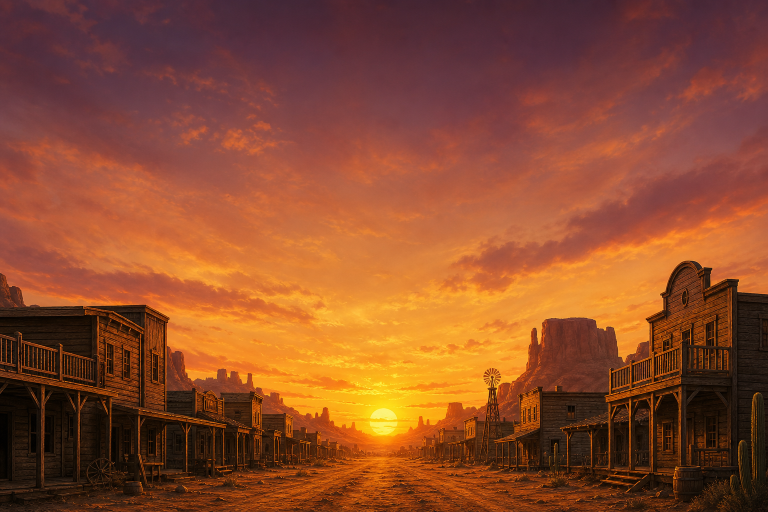
#> input picture assets/images/image/title_hero_menu.png, 1536 x 1024 px (shown at 1/2 size)
$ python -i make_marketing_shots.py   (imports and definitions only)
#> lines starting #> are read from the running program, lines starting #| are printed output that depends on the picture
#> further down, picture is the input picture: PIL image 1536x1024 RGB; mean R, G, B 139.6, 75.5, 44.4
#!/usr/bin/env python3
"""App Store 스크린샷 — 상단 큰 멘트 + 아래 잘리지 않은 게임 화면.

출력 크기 (App Store Connect가 받는 값만):
  6.7"  1284×2778
  6.5"  1242×2688
"""
import os
import shutil
import sys
from PIL import Image, ImageDraw, ImageFont, ImageFilter

ROOT = os.path.dirname(os.path.dirname(os.path.abspath(__file__)))
RAW = os.path.join(ROOT, "marketing/app-store-screenshots/raw")
SHOT_ROOT = os.path.join(ROOT, "marketing/app-store-screenshots")
OUT = os.path.join(SHOT_ROOT, "marketing")
PLAY = os.path.join(ROOT, "marketing/play-store/phone-screenshots")
HERO_BG = os.path.join(ROOT, "assets/images/image/title_hero_menu.png")

# App Store Connect — 6.7" Display (iPhone 14/15 Pro Max 슬롯)
REF_W, REF_H = 1320, 2868  # 레이아웃을 짠 기준 (iPhone 17 Pro Max raw)
W, H = 1284, 2778
W65, H65 = 1242, 2688
STATUS = 198  # Dynamic Island + 상태바. 게임 화면에서만 자름 (raw 픽셀).
RYE = os.path.join(ROOT, "node_modules/@expo-google-fonts/rye/400Regular/Rye_400Regular.ttf")
KR = "/System/Library/Fonts/AppleSDGothicNeo.ttc"
EN = "/System/Library/Fonts/HelveticaNeue.ttc"
JA_BOLD = "/System/Library/Fonts/ヒラギノ角ゴシック W8.ttc"
JA_MED = "/System/Library/Fonts/ヒラギノ角ゴシック W6.ttc"

GOLD = (240, 186, 74)
CREAM = (255, 244, 220)
RED = (220, 48, 36)
SAND = (232, 196, 140)
INK = (12, 6, 4)


def sx(v):
    return max(1, int(round(v * W / REF_W)))


def sy(v):
    return max(1, int(round(v * H / REF_H)))


def ss(v):
    return max(1, int(round(v * (W / REF_W + H / REF_H) / 2)))


def kr(size, weight="bold"):
    idx = {"bold": 6, "semibold": 4, "regular": 0}[weight]
    return ImageFont.truetype(KR, size, index=idx)


def en(size, weight="bold"):
    idx = 1 if weight == "bold" else 10  # Helvetica Neue Bold / Medium
    return ImageFont.truetype(EN, size, index=idx)


def ja(size, weight="bold"):
    path = JA_BOLD if weight == "bold" else JA_MED
    return ImageFont.truetype(path, size, index=0)


# [6 lines left out: function ui_font, not called in this run]


def rye(size):
    return ImageFont.truetype(RYE, size)


# [23 lines left out: functions cover_fit, rounded, raw_dir, not called in this run]


def open_raw(name, lang="ko"):
    """로케일별 실기기 캡처. 번역은 앱 i18n으로 찍은 raw-{lang}을 쓴다."""
    return Image.open(os.path.join(raw_dir(lang), name)).convert("RGB")


# 상태바는 자르되, 헤더색을 위로 늘려 뒤로 버튼이 테두리에 붙지 않게.
HEADER_EXTEND = 64
BOTTOM_PAD = 16
CARD_WIDTH = 0.96  # 캔버스 대비 게임 카드 너비. 전체가 보이게 contain.

# 선택 화면 하단의 빈 땅만. 결투는 0 (캐릭터 보존). 뱃지·카드는 자르지 않음.
BOTTOM_TRIM = {
    "01-menu.png": 480,
    "02-npc-select.png": 40,
    "07-character-select.png": 400,
}


def prepare_game(img, bottom_trim=0):
    """상태바 제거 + 하단 빈 공간 + 헤더색 상단 여백."""
#> called with bottom_trim = 0
    shot = img.crop((0, STATUS, img.width, img.height - bottom_trim))
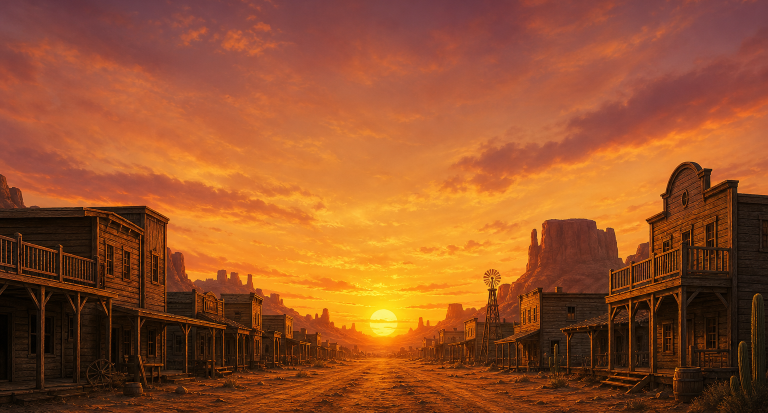
#> shot: PIL image 1536x826 RGB (shown at 1/2 size); mean R, G, B 150.5, 81.7, 40.9
    top_fill = shot.getpixel((shot.width // 2, 4))
#> top_fill = (121, 66, 71)
    bot_fill = shot.getpixel((shot.width // 2, shot.height - 4))
#> bot_fill = (96, 38, 11)
    extra_bot = BOTTOM_PAD
    out = Image.new("RGB", (shot.width, HEADER_EXTEND + shot.height + extra_bot), top_fill)
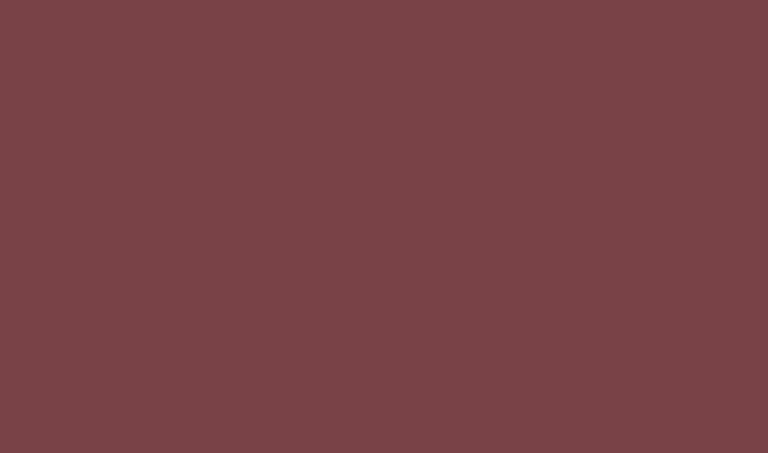
#> out: PIL image 1536x906 RGB (shown at 1/2 size); mean R, G, B 121, 66, 71
    ImageDraw.Draw(out).rectangle(
        [0, HEADER_EXTEND + shot.height, shot.width, out.height],
        fill=bot_fill,
    )
    out.paste(shot, (0, HEADER_EXTEND))
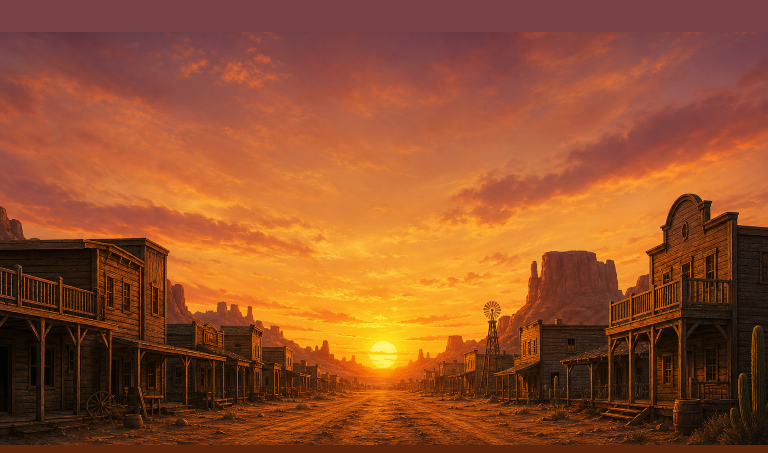
#> out: PIL image 1536x906 RGB (shown at 1/2 size); mean R, G, B 147.4, 79.8, 42.5
    return out


# [133 lines left out: functions contain, branded_bg, outlined, tracked, paste_card, draw_copy and 3 more, not called in this run]


SHOTS = [
    dict(raw="00-title.png", out="01-splash.png", splash=True),
    dict(raw="01-menu.png", out="02-hero.png", accent=GOLD, hero=True),
    dict(raw="04-duel-bang.png", out="03-duel-bang.png", accent=RED),
    dict(raw="02-npc-select.png", out="04-npc-select.png", accent=GOLD),
    dict(raw="07-character-select.png", out="05-character-select.png", accent=GOLD),
    dict(raw="09-local-duel.png", out="06-local-duel.png", accent=GOLD),
    dict(raw="03-duel-steady.png", out="07-standoff.png", accent=GOLD),
]

COPY = {
    "ko": [
        (["정오의 결투"], "탭하여 시작"),
        (["정오의 반응속도 결투"], '"뱅!" 신호에 먼저 쏘는 자가 산다'),
        (["0.001초의 승부"], "신호가 뜨는 순간, 먼저 쏴라"),
        (["22명의 무법자를", "차례로 꺾어라"], "한 명을 이겨야 다음이 열린다"),
        (["네 명의 총잡이,", "저마다의 필살기"], "라스트 스탠드 · 헤드샷 · 한 번 더"),
        (["친구와 즉석", "1:1 대결"], "폰 하나로, 그 자리에서 승부"),
        (["먼저 뽑는 자가", "살아남는다"], "정오의 거리로 나서라"),
    ],
    "en": [
        (["The High Noon Duel"], "Tap to Start"),
        (["The Noon Reaction Duel"], 'First to fire on "BANG!" lives'),
        (["0.001s Showdown"], "The instant it flashes, shoot"),
        (["Beat 22 outlaws", "one by one"], "Win one to unlock the next"),
        (["Four gunslingers,", "each with a finisher"], "Last Stand · Headshot · One More"),
        (["Instant 1v1", "with a friend"], "One phone. Right here."),
        (["The faster draw", "survives"], "Step onto High Noon street"),
    ],
    "ja": [
        (["正午の決闘"], "タップしてスタート"),
        (["正午の反応速度デュエル"], "「バン!」で先に撃った者が生き残る"),
        (["0.001秒の勝負"], "合図の瞬間、先に撃て"),
        (["22人の無法者を", "順に倒せ"], "1人倒せば次が開く"),
        (["4人のガンマン、", "それぞれの必殺技"], "ラストスタンド · ヘッドショット · もう一度"),
        (["友達と即席", "1対1"], "スマホ1台で、その場で勝負"),
        (["先に抜いた者が", "生き残る"], "正午の通りへ出ろ"),
    ],
}


TAP_HINT = {
    "ko": "탭하여 시작",
    "en": "Tap to Start",
    "ja": "タップしてスタート",
}


# [18 lines left out: functions shot_splash, shot, not called in this run]


def raw_ready(lang):
    return os.path.isfile(os.path.join(raw_dir(lang), "01-menu.png"))


# [22 lines left out: function wipe_generated, not called in this run]


langs = tuple(a for a in sys.argv[1:] if a in ("ko", "en", "ja")) or ("ko", "en", "ja")
# [16 lines not run here, left out]

>>> from PIL import Image
>>> picture = Image.open('../assets/images/image/title_hero_menu.png')
>>> result = prepare_game(picture)

$ run again, on assets/images/image/Gemini_Generated_Image_jxsqh1jxsqh1jxsq.png
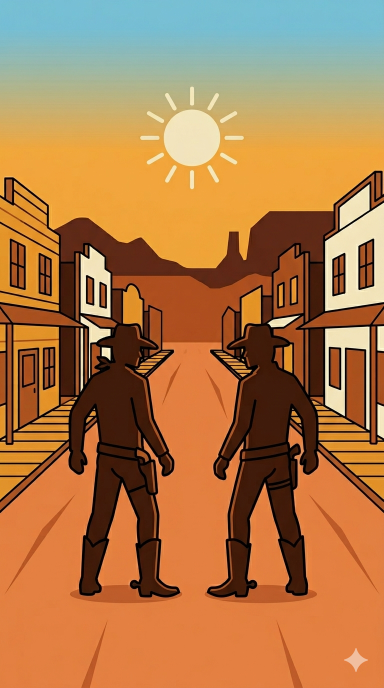
#> input picture assets/images/image/Gemini_Generated_Image_jxsqh1jxsqh1jxsq.png, 768 x 1376 px (shown at 1/2 size)
#> picture is the input picture: PIL image 768x1376 RGBA; mean R, G, B, A 173.5, 122, 74.2, 255
#> in prepare_game, `shot = img.crop((0, STATUS, img.width, img.height - bottom_trim))`:
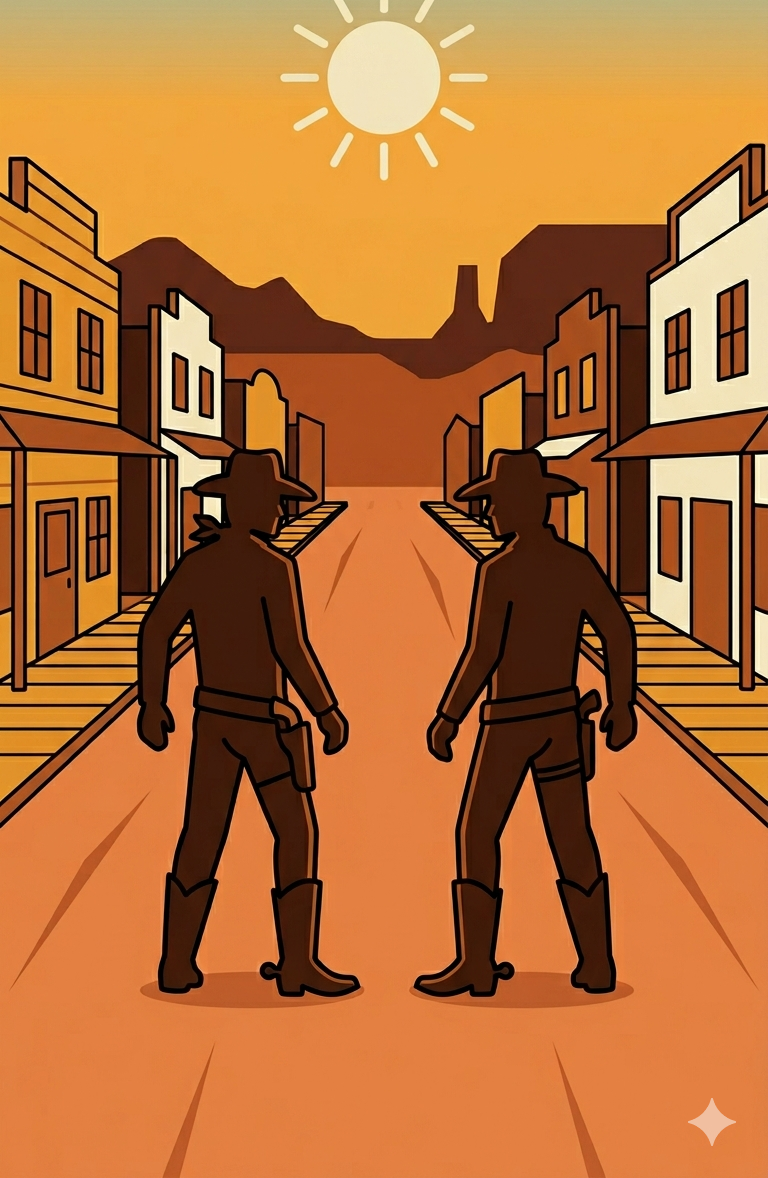
#> shot: PIL image 768x1178 RGBA; mean R, G, B, A 178.8, 111.3, 56.1, 255
#> top_fill = (244, 231, 187, 255)
#> bot_fill = (227, 127, 65, 255)
#> in prepare_game, `out.paste(shot, (0, HEADER_EXTEND))`:
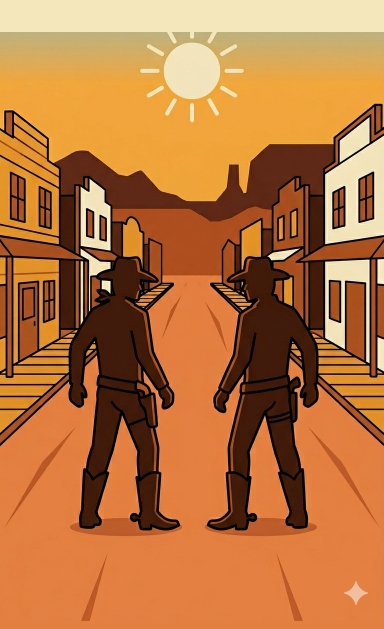
#> out: PIL image 768x1258 RGB (shown at 1/2 size); mean R, G, B 182.7, 117.6, 62.9
